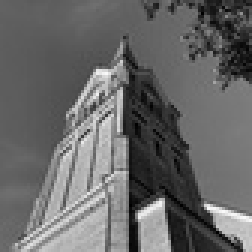
%> input picture w3/img_grey.jpg, 84 x 84 px, shrunk from 256 x 256 before the run (shown 3 times larger)
$ octave week3_part1.m   (GNU Octave 9; MATLAB toolbox functions it lacks are replaced by stand-ins)
%> lines starting %> are read from the running program, lines starting %| are printed output that depends on the picture
### w3/f_histogram.m
%% Function for image histogram calculation

function [img_histogram] = f_histogram (img)
    %% Histogram calculation
    % Check the size of the image
    [M, N] = size(img);
    % Initialize the histogram array with 256 bins for grayscale intensities
    img_histogram = zeros(1, 256);
    % For each element in image add +1 to the corresponding value in the histogram
    for i = 1:M
        for j = 1:N
            img_histogram(img(i,j) + 1) = img_histogram(img(i,j) + 1) + 1;
        end
    end
end

### w3/f_equalization.m
%% Function for image equalization

function [floored, equalized] = f_equalization (img, m)
    % Get image dimensions
    [M, N] = size(img);

    %% Calculate Histogram
    img_histogram = f_histogram(img);

    %% Calculate Normalized Histogram (Probability)
    P = img_histogram/(M*N);

    %% Calculate Cumulative Probability (CP)
    % CP calculation (manual, instead of cumsum)
    CP_manual = zeros(1, 256);
    CP_manual(1) = P(1);
    for i = 2:256
        CP_manual(i) = CP_manual(i-1) + P(i);
    end

    % Ensure the last element of CP is exactly 1
    CP_manual(end) = 1;

    %% Multiply CP for the m-bit system
    % Value, dependent on number of bits m
    n = (2.^m)-1;
    % Multiply
    CPn = n*CP_manual;

    %% Floor multiplied CP
    floored = floor(CPn);

    %% Equalization
    equalized = zeros(M, N, 'uint8');
    for i = 1:M
        for j = 1:N
            equalized(i, j) = floored(img(i, j) + 1);
        end
    end
end

### w3/f_matching.m
 %% Function for Image Matching

function matched_image = f_matching(original_image, source_image, m)
    %% Apply histogram equalization function on both images
    % to find equalized histograms
    [eq_hist_source, ~] = f_equalization(source_image, m);
    [eq_hist_reference, ~] = f_equalization(original_image, m);

    %% Create histogram mapping
    % Value, dependent on number of bits m
    n = (2.^m)-1;
    % Initialize the mapping
    mapping = zeros(1, n+1);
    % Create the mapping based on equalized histograms
    for i = 1:(n+1)
        [~, closest_idx] = min(abs(eq_hist_reference - eq_hist_source(i)));
        mapping(i) = closest_idx - 1;
    end

    %% Apply the histogram matching
    % Initialize the output image
    [M, N] = size(source_image);
    matched_image = zeros(M, N, 'uint8');
    % Apply the matching to each pixel
    for i = 1:M
        for j = 1:N
            matched_image(i, j) = mapping(source_image(i, j) + 1);
        end
    end
end

### w3/week3_part1.m
% Convert your original image which you cropped your square from,
% to greyscale and use that image for applying histogram matching to your 256 by 256 image.
% Create a random histogram from using the "rand" function in Matlab
% as the source histogram to apply histogram matching to your 256 by 256 image.

%% Read 256x256 image
source_image = imread('img_grey.jpg');
%> source_image is the input picture: size 84x84 uint8; min 0, max 249, mean 103.9

%% Calculate and plot the source image histogram
img_histogram1 = f_histogram(source_image);
%> after the loop in f_histogram, `for i = 1:M`: img_histogram = 256 values, max 189 at index 94, min 0 at index 3, mean 27.56
%> img_histogram1 has the same summary as img_histogram in f_histogram
% Create a figure for the histogram
fig = figure('visible', 'off');
bar(0:255, img_histogram1);
xlabel('Intensity Value');
ylabel('Frequency');
title('Source Image Histogram');
%> figure, not shown here; tallest bar 189 high, from x = 92.6 to 93.4
% Save the figure as an image
saveas(fig, 'week3_p1_histogram_source.png');
% Close the figure
close(fig);

%% Read the original image
img1 = imread('original_photo.jpg');
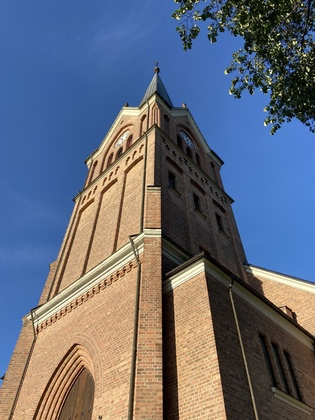
%> input picture w3/original_photo.jpg, 315 x 420 px, shrunk from 960 x 1280 before the run
%> img1 is the input picture: size 420x315x3 uint8; mean R, G, B 101.5, 107.3, 121.9
% Convert original image to grey scale
original_image = rgb2gray(img1);
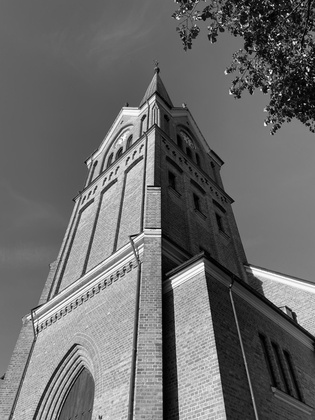
%> original_image: size 420x315 uint8; min 0, max 253, mean 107.2
% Number of bits in images
m = 8;

%% Calculate and plot the original image histogram (reference)
img_histogram2 = f_histogram(original_image);
%> img_histogram2 = 256 values, max 3214 at index 97, min 0 at index 255, mean 516.8
% Create a figure for the histogram
fig = figure('visible', 'off');
bar(0:255, img_histogram2);
xlabel('Intensity Value');
ylabel('Frequency');
title('Reference Image Histogram');
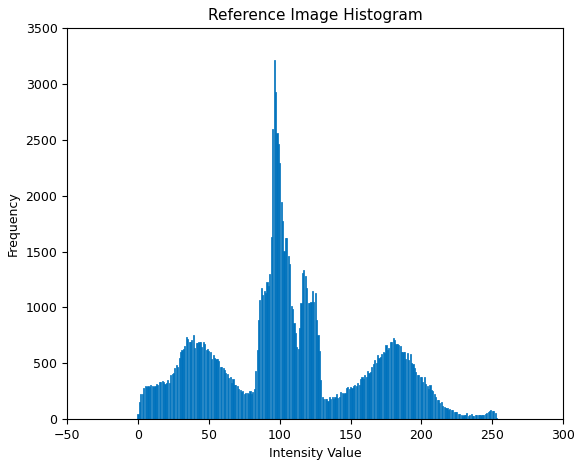
%> figure redrawn from the program's plot data; tallest bar 3214 high, from x = 95.6 to 96.4
% Save the figure as an image
saveas(fig, 'week3_p1_histogram_original.png');
% Close the figure
close(fig);

%% Apply histogram matching
matched_result = f_matching(original_image, source_image, m);
%> in f_equalization, `P = img_histogram/(M*N);`: P = 256 values, max 0.0268 at index 94, min 0 at index 3, mean 0.00391
%> after the loop in f_equalization, `for i = 2:256`: CP_manual = 256 values from 0.000567 to 1
%> in f_equalization, `CPn = n*CP_manual;`: CPn = 256 values, max 255 at index 250, min 0.145 at index 1, mean 151.5
%> in f_equalization, `floored = floor(CPn);`: floored = 256 values from 0 to 255
%> after the loop in f_equalization, `for i = 1:M`:
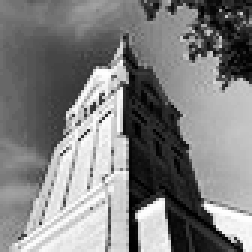
%> equalized: size 84x84 uint8 (shown 3 times larger); min 0, max 255, mean 128.1
%> call 2 of f_equalization, with m = 8
%> in f_equalization (call 2), `img_histogram = f_histogram(img);`: img_histogram has the same summary as img_histogram2 outside f_equalization
%> in f_equalization (call 2), `P = img_histogram/(M*N);`: P = 256 values, max 0.0243 at index 97, min 0 at index 255, mean 0.00391
%> after the loop in f_equalization (call 2), `for i = 2:256`: CP_manual = 256 values from 0.000325 to 1
%> in f_equalization (call 2), `CPn = n*CP_manual;`: CPn = 256 values from 0.0829 to 255
%> after the loop in f_equalization (call 2), `for i = 1:M`:
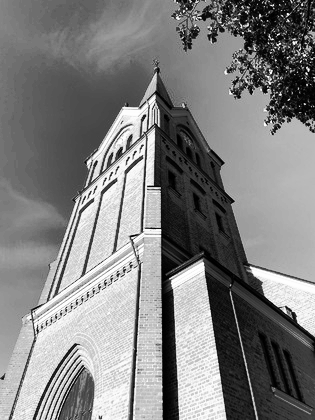
%> equalized: size 420x315 uint8; min 0, max 254, mean 128
%> in f_matching, `[eq_hist_reference, ~] = f_equalization(original_image, m);`: eq_hist_reference = 256 values from 0 to 255
%> the loop in f_matching, `for i = 1:(n+1)` made 256 passes
%> closest_idx on passes 1 to 3: 1, 1, 1
% Save the result
imwrite(matched_result, "week3_p1_img_matched.png")
% Calculate the difference
matched_difference = abs(matched_result - source_image);
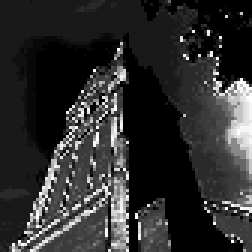
%> matched_difference: size 84x84 uint8 (shown 3 times larger); min 0, max 30, mean 5.5; drawn with min black and max white
imwrite(matched_difference, "week3_p1_img_matched_difference.png")

%% Calculate and plot the matching image histogram
img_histogram3 = f_histogram(matched_result);
%> img_histogram3 = 256 values, max 189 at index 97, min 0 at index 2, mean 27.56

% Create a figure for the histogram
fig = figure('visible', 'off');
bar(0:255, img_histogram3);
xlabel('Intensity Value');
ylabel('Frequency');
title('Matched Image Histogram');
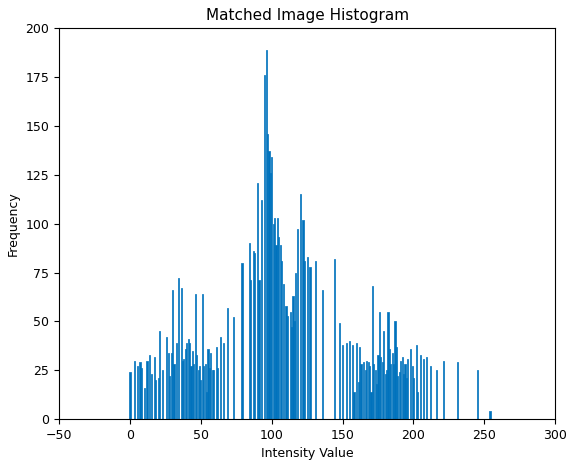
%> figure redrawn from the program's plot data; tallest bar 189 high, from x = 95.6 to 96.4
% Save the figure as an image
saveas(fig, 'week3_p1_histogram_matched.png');
% Close the figure
close(fig);
